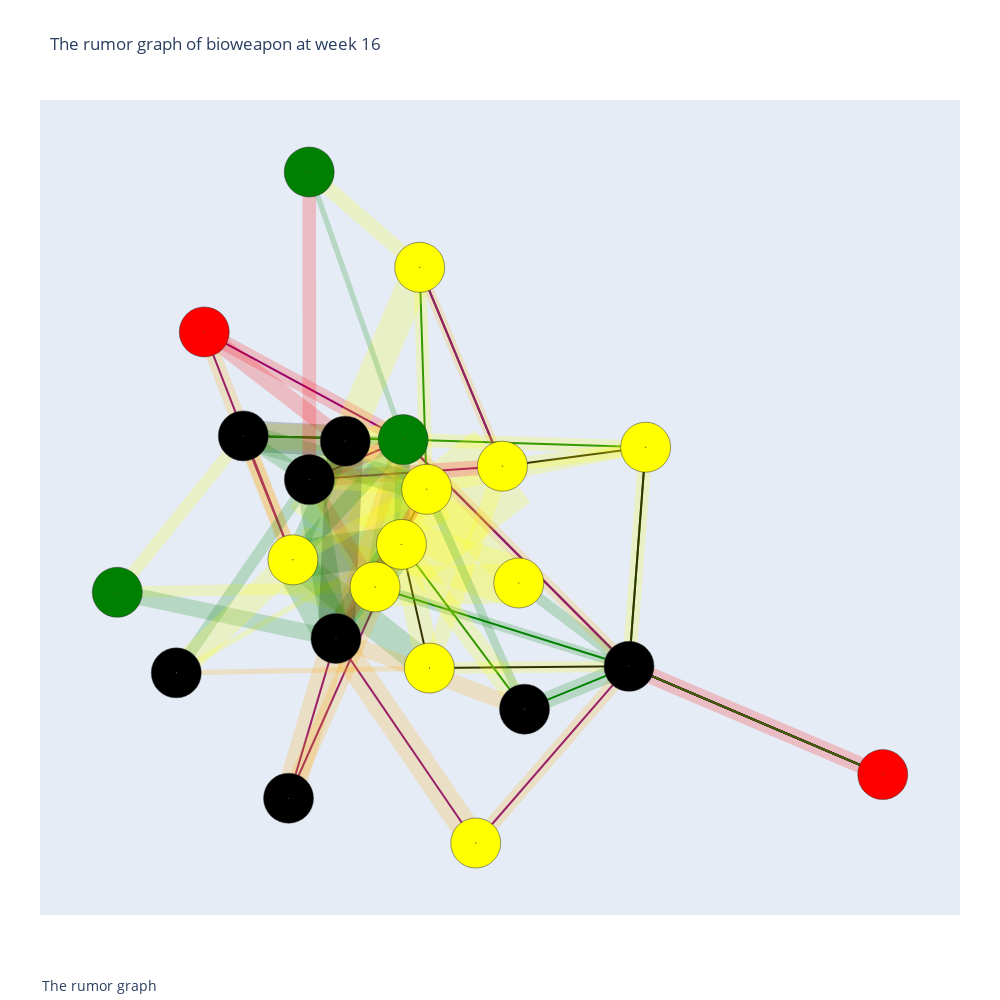

The notebook cell this image was saved under:
### Code cell
rm = 'bioweapon'
wk = 16
fig = plot_rumor(rm, wk, weekly_rumors[rm][wk], act_mapping, centres)
fig

### Figure 1 — Plotly figure (JSON) as saved in the notebook; plotly's stock layout.template omitted (floating-point values rounded to 4 significant figures)
{"data": [{"hoverinfo": "none", "line": {"color": "black", "width": 2}, "mode": "lines", "opacity": 1, "type": "scatter", "x": [-0.3314, 0.001504, null], "y": [0.2215, 0.2142, null]}, {"hoverinfo": "none", "line": {"color": "black", "width": 2}, "mode": "lines", "opacity": 1, "type": "scatter", "x": [0.001504, 0.4717, null], "y": [0.2142, -0.2332, null]}, {"hoverinfo": "none", "line": {"color": "black", "width": 2}, "mode": "lines", "opacity": 1, "type": "scatter", "x": [0.4717, 1, null], "y": [-0.2332, -0.4467, null]}, {"hoverinfo": "text", "marker": {"color": "grey", "opacity": 0}, "mode": "markers", "text": ["", "", ""], "type": "scatter", "x": [-0.1649, 0.2366, 0.7359], "y": [0.2178, -0.009491, -0.3399]}, {"hoverinfo": "none", "line": {"color": "purple", "width": 2}, "mode": "lines", "opacity": 1, "type": "scatter", "x": [-0.3314, -0.2281, null], "y": [0.2215, -0.02312, null]}, {"hoverinfo": "none", "line": {"color": "purple", "width": 2}, "mode": "lines", "opacity": 1, "type": "scatter", "x": [-0.2281, -0.4127, null], "y": [-0.02312, 0.4265, null]}, {"hoverinfo": "none", "line": {"color": "purple", "width": 2}, "mode": "lines", "opacity": 1, "type": "scatter", "x": [-0.4127, 0.001504, null], "y": [0.4265, 0.2142, null]}, {"hoverinfo": "none", "line": {"color": "purple", "width": 2}, "mode": "lines", "opacity": 1, "type": "scatter", "x": [0.001504, 0.4717, null], "y": [0.2142, -0.2332, null]}, {"hoverinfo": "none", "line": {"color": "purple", "width": 2}, "mode": "lines", "opacity": 1, "type": "scatter", "x": [0.4717, 1, null], "y": [-0.2332, -0.4467, null]}, {"hoverinfo": "text", "marker": {"color": "grey", "opacity": 0}, "mode": "markers", "text": ["", "", "", "", ""], "type": "scatter", "x": [-0.2797, -0.3204, -0.2056, 0.2366, 0.7359], "y": [0.09918, 0.2017, 0.3203, -0.009491, -0.3399]}, {"hoverinfo": "none", "line": {"color": "green", "width": 2}, "mode": "lines", "opacity": 1, "type": "scatter", "x": [-0.3314, 0.001504, null], "y": [0.2215, 0.2142, null]}, {"hoverinfo": "none", "line": {"color": "green", "width": 2}, "mode": "lines", "opacity": 1, "type": "scatter", "x": [0.001504, 0.5063, null], "y": [0.2142, 0.1991, null]}, {"hoverinfo": "none", "line": {"color": "green", "width": 2}, "mode": "lines", "opacity": 1, "type": "scatter", "x": [0.5063, 0.4717, null], "y": [0.1991, -0.2332, null]}, {"hoverinfo": "none", "line": {"color": "green", "width": 2}, "mode": "lines", "opacity": 1, "type": "scatter", "x": [0.4717, 1, null], "y": [-0.2332, -0.4467, null]}, {"hoverinfo": "text", "marker": {"color": "grey", "opacity": 0}, "mode": "markers", "text": ["", "", "", ""], "type": "scatter", "x": [-0.1649, 0.2539, 0.489, 0.7359], "y": [0.2178, 0.2066, -0.01703, -0.3399]}, {"hoverinfo": "none", "line": {"color": "black", "width": 2}, "mode": "lines", "opacity": 1, "type": "scatter", "x": [-0.002125, 0.05609, null], "y": [0.007358, -0.2367, null]}, {"hoverinfo": "none", "line": {"color": "black", "width": 2}, "mode": "lines", "opacity": 1, "type": "scatter", "x": [0.05609, 0.4717, null], "y": [-0.2367, -0.2332, null]}, {"hoverinfo": "none", "line": {"color": "black", "width": 2}, "mode": "lines", "opacity": 1, "type": "scatter", "x": [0.4717, 1, null], "y": [-0.2332, -0.4467, null]}, {"hoverinfo": "text", "marker": {"color": "grey", "opacity": 0}, "mode": "markers", "text": ["", "", ""], "type": "scatter", "x": [0.02698, 0.2639, 0.7359], "y": [-0.1147, -0.2349, -0.3399]}, {"hoverinfo": "none", "line": {"color": "purple", "width": 2}, "mode": "lines", "opacity": 1, "type": "scatter", "x": [-0.002125, -0.2372, null], "y": [0.007358, -0.4934, null]}, {"hoverinfo": "none", "line": {"color": "purple", "width": 2}, "mode": "lines", "opacity": 1, "type": "scatter", "x": [-0.2372, -0.1385, null], "y": [-0.4934, -0.1781, null]}, {"hoverinfo": "none", "line": {"color": "purple", "width": 2}, "mode": "lines", "opacity": 1, "type": "scatter", "x": [-0.1385, 0.1525, null], "y": [-0.1781, -0.5817, null]}, {"hoverinfo": "none", "line": {"color": "purple", "width": 2}, "mode": "lines", "opacity": 1, "type": "scatter", "x": [0.1525, 0.4717, null], "y": [-0.5817, -0.2332, null]}, {"hoverinfo": "none", "line": {"color": "purple", "width": 2}, "mode": "lines", "opacity": 1, "type": "scatter", "x": [0.4717, 1, null], "y": [-0.2332, -0.4467, null]}, {"hoverinfo": "text", "marker": {"color": "grey", "opacity": 0}, "mode": "markers", "text": ["", "", "", "", ""], "type": "scatter", "x": [-0.1197, -0.1878, 0.00703, 0.3121, 0.7359], "y": [-0.243, -0.3357, -0.3799, -0.4074, -0.3399]}, {"hoverinfo": "none", "line": {"color": "green", "width": 2}, "mode": "lines", "opacity": 1, "type": "scatter", "x": [-0.002125, 0.2541, null], "y": [0.007358, -0.3176, null]}, {"hoverinfo": "none", "line": {"color": "green", "width": 2}, "mode": "lines", "opacity": 1, "type": "scatter", "x": [0.2541, 0.4717, null], "y": [-0.3176, -0.2332, null]}, {"hoverinfo": "none", "line": {"color": "green", "width": 2}, "mode": "lines", "opacity": 1, "type": "scatter", "x": [0.4717, 1, null], "y": [-0.2332, -0.4467, null]}, {"hoverinfo": "text", "marker": {"color": "grey", "opacity": 0}, "mode": "markers", "text": ["", "", ""], "type": "scatter", "x": [0.126, 0.3629, 0.7359], "y": [-0.1551, -0.2754, -0.3399]}, {"hoverinfo": "none", "line": {"color": "black", "width": 2}, "mode": "lines", "opacity": 1, "type": "scatter", "x": [0.03586, 0.2082, null], "y": [0.554, 0.1617, null]}, {"hoverinfo": "none", "line": {"color": "black", "width": 2}, "mode": "lines", "opacity": 1, "type": "scatter", "x": [0.2082, 0.5063, null], "y": [0.1617, 0.1991, null]}, {"hoverinfo": "none", "line": {"color": "black", "width": 2}, "mode": "lines", "opacity": 1, "type": "scatter", "x": [0.5063, 0.4717, null], "y": [0.1991, -0.2332, null]}, {"hoverinfo": "none", "line": {"color": "black", "width": 2}, "mode": "lines", "opacity": 1, "type": "scatter", "x": [0.4717, 1, null], "y": [-0.2332, -0.4467, null]}, {"hoverinfo": "text", "marker": {"color": "grey", "opacity": 0}, "mode": "markers", "text": ["", "", "", ""], "type": "scatter", "x": [0.122, 0.3573, 0.489, 0.7359], "y": [0.3579, 0.1804, -0.01703, -0.3399]}, {"hoverinfo": "none", "line": {"color": "purple", "width": 2}, "mode": "lines", "opacity": 1, "type": "scatter", "x": [0.03586, 0.2082, null], "y": [0.554, 0.1617, null]}, {"hoverinfo": "none", "line": {"color": "purple", "width": 2}, "mode": "lines", "opacity": 1, "type": "scatter", "x": [0.2082, -0.1938, null], "y": [0.1617, 0.1352, null]}, {"hoverinfo": "none", "line": {"color": "purple", "width": 2}, "mode": "lines", "opacity": 1, "type": "scatter", "x": [-0.1938, 0.001504, null], "y": [0.1352, 0.2142, null]}, {"hoverinfo": "none", "line": {"color": "purple", "width": 2}, "mode": "lines", "opacity": 1, "type": "scatter", "x": [0.001504, 0.4717, null], "y": [0.2142, -0.2332, null]}, {"hoverinfo": "none", "line": {"color": "purple", "width": 2}, "mode": "lines", "opacity": 1, "type": "scatter", "x": [0.4717, 1, null], "y": [-0.2332, -0.4467, null]}, {"hoverinfo": "text", "marker": {"color": "grey", "opacity": 0}, "mode": "markers", "text": ["", "", "", "", ""], "type": "scatter", "x": [0.122, 0.007191, -0.09615, 0.2366, 0.7359], "y": [0.3579, 0.1485, 0.1747, -0.009491, -0.3399]}, {"hoverinfo": "none", "line": {"color": "green", "width": 2}, "mode": "lines", "opacity": 1, "type": "scatter", "x": [0.03586, 0.05039, null], "y": [0.554, 0.116, null]}, {"hoverinfo": "none", "line": {"color": "green", "width": 2}, "mode": "lines", "opacity": 1, "type": "scatter", "x": [0.05039, -0.05701, null], "y": [0.116, -0.07648, null]}, {"hoverinfo": "none", "line": {"color": "green", "width": 2}, "mode": "lines", "opacity": 1, "type": "scatter", "x": [-0.05701, 0.4717, null], "y": [-0.07648, -0.2332, null]}, {"hoverinfo": "none", "line": {"color": "green", "width": 2}, "mode": "lines", "opacity": 1, "type": "scatter", "x": [0.4717, 1, null], "y": [-0.2332, -0.4467, null]}, {"hoverinfo": "text", "marker": {"color": "grey", "opacity": 0}, "mode": "markers", "text": ["", "", "", ""], "type": "scatter", "x": [0.04312, -0.003312, 0.2073, 0.7359], "y": [0.335, 0.01977, -0.1548, -0.3399]}, {"hoverinfo": "none", "line": {"color": "orange", "width": 27.35}, "mode": "lines", "opacity": 0.2, "type": "scatter", "x": [0.1525, -0.1385, null], "y": [-0.5817, -0.1781, null]}, {"hoverinfo": "none", "line": {"color": "orange", "width": 14.25}, "mode": "lines", "opacity": 0.2, "type": "scatter", "x": [0.1525, 0.4717, null], "y": [-0.5817, -0.2332, null]}, {"hoverinfo": "none", "line": {"color": "red", "width": 16.45}, "mode": "lines", "opacity": 0.2, "type": "scatter", "x": [-0.4127, -0.1191, null], "y": [0.4265, 0.2111, null]}, {"hoverinfo": "none", "line": {"color": "orange", "width": 15.06}, "mode": "lines", "opacity": 0.2, "type": "scatter", "x": [-0.4127, -0.2281, null], "y": [0.4265, -0.02312, null]}, {"hoverinfo": "none", "line": {"color": "red", "width": 15.06}, "mode": "lines", "opacity": 0.2, "type": "scatter", "x": [-0.4127, 0.001504, null], "y": [0.4265, 0.2142, null]}, {"hoverinfo": "none", "line": {"color": "yellow", "width": 16.45}, "mode": "lines", "opacity": 0.2, "type": "scatter", "x": [0.05609, 0.2082, null], "y": [-0.2367, 0.1617, null]}, {"hoverinfo": "none", "line": {"color": "green", "width": 27.92}, "mode": "lines", "opacity": 0.2, "type": "scatter", "x": [0.05609, -0.2281, null], "y": [-0.2367, -0.02312, null]}, {"hoverinfo": "none", "line": {"color": "yellow", "width": 25.07}, "mode": "lines", "opacity": 0.2, "type": "scatter", "x": [0.05609, -0.002125, null], "y": [-0.2367, 0.007358, null]}, {"hoverinfo": "none", "line": {"color": "yellow", "width": 11.48}, "mode": "lines", "opacity": 0.2, "type": "scatter", "x": [0.05609, 0.4717, null], "y": [-0.2367, -0.2332, null]}, {"hoverinfo": "none", "line": {"color": "orange", "width": 5.451}, "mode": "lines", "opacity": 0.2, "type": "scatter", "x": [0.05609, -0.471, null], "y": [-0.2367, -0.2461, null]}, {"hoverinfo": "none", "line": {"color": "yellow", "width": 90.71}, "mode": "lines", "opacity": 0.2, "type": "scatter", "x": [0.2082, -0.002125, null], "y": [0.1617, 0.007358, null]}, {"hoverinfo": "none", "line": {"color": "orange", "width": 9.643}, "mode": "lines", "opacity": 0.2, "type": "scatter", "x": [0.2082, 0.03586, null], "y": [0.1617, 0.554, null]}, {"hoverinfo": "none", "line": {"color": "yellow", "width": 13.67}, "mode": "lines", "opacity": 0.2, "type": "scatter", "x": [0.2082, 0.5063, null], "y": [0.1617, 0.1991, null]}, {"hoverinfo": "none", "line": {"color": "red", "width": 15.06}, "mode": "lines", "opacity": 0.2, "type": "scatter", "x": [0.2082, -0.1938, null], "y": [0.1617, 0.1352, null]}, {"hoverinfo": "none", "line": {"color": "yellow", "width": 28.5}, "mode": "lines", "opacity": 0.2, "type": "scatter", "x": [0.2421, 0.05039, null], "y": [-0.06875, 0.116, null]}, {"hoverinfo": "none", "line": {"color": "yellow", "width": 50.32}, "mode": "lines", "opacity": 0.2, "type": "scatter", "x": [0.2421, -0.002125, null], "y": [-0.06875, 0.007358, null]}, {"hoverinfo": "none", "line": {"color": "yellow", "width": 39.45}, "mode": "lines", "opacity": 0.2, "type": "scatter", "x": [0.2421, -0.05701, null], "y": [-0.06875, -0.07648, null]}, {"hoverinfo": "none", "line": {"color": "green", "width": 10.9}, "mode": "lines", "opacity": 0.2, "type": "scatter", "x": [0.2421, 0.4717, null], "y": [-0.06875, -0.2332, null]}, {"hoverinfo": "none", "line": {"color": "yellow", "width": 70.9}, "mode": "lines", "opacity": 0.2, "type": "scatter", "x": [-0.05701, -0.2281, null], "y": [-0.07648, -0.02312, null]}, {"hoverinfo": "none", "line": {"color": "yellow", "width": 24.42}, "mode": "lines", "opacity": 0.2, "type": "scatter", "x": [-0.05701, 0.05039, null], "y": [-0.07648, 0.116, null]}, {"hoverinfo": "none", "line": {"color": "green", "width": 22.38}, "mode": "lines", "opacity": 0.2, "type": "scatter", "x": [-0.05701, 0.001504, null], "y": [-0.07648, 0.2142, null]}, {"hoverinfo": "none", "line": {"color": "yellow", "width": 20.77}, "mode": "lines", "opacity": 0.2, "type": "scatter", "x": [-0.05701, -0.002125, null], "y": [-0.07648, 0.007358, null]}, {"hoverinfo": "none", "line": {"color": "red", "width": 12.29}, "mode": "lines", "opacity": 0.2, "type": "scatter", "x": [-0.05701, -0.1938, null], "y": [-0.07648, 0.1352, null]}, {"hoverinfo": "none", "line": {"color": "yellow", "width": 11.32}, "mode": "lines", "opacity": 0.2, "type": "scatter", "x": [-0.05701, -0.5938, null], "y": [-0.07648, -0.08709, null]}, {"hoverinfo": "none", "line": {"color": "green", "width": 11.84}, "mode": "lines", "opacity": 0.2, "type": "scatter", "x": [-0.05701, -0.1385, null], "y": [-0.07648, -0.1781, null]}, {"hoverinfo": "none", "line": {"color": "green", "width": 9.711}, "mode": "lines", "opacity": 0.2, "type": "scatter", "x": [-0.05701, 0.4717, null], "y": [-0.07648, -0.2332, null]}, {"hoverinfo": "none", "line": {"color": "yellow", "width": 21.4}, "mode": "lines", "opacity": 0.2, "type": "scatter", "x": [-0.002125, 0.2541, null], "y": [0.007358, -0.3176, null]}, {"hoverinfo": "none", "line": {"color": "yellow", "width": 68.71}, "mode": "lines", "opacity": 0.2, "type": "scatter", "x": [-0.002125, -0.1938, null], "y": [0.007358, 0.1352, null]}, {"hoverinfo": "none", "line": {"color": "yellow", "width": 119.5}, "mode": "lines", "opacity": 0.2, "type": "scatter", "x": [-0.002125, 0.05039, null], "y": [0.007358, 0.116, null]}, {"hoverinfo": "none", "line": {"color": "yellow", "width": 112.3}, "mode": "lines", "opacity": 0.2, "type": "scatter", "x": [-0.002125, -0.1191, null], "y": [0.007358, 0.2111, null]}, {"hoverinfo": "none", "line": {"color": "orange", "width": 16.45}, "mode": "lines", "opacity": 0.2, "type": "scatter", "x": [-0.002125, -0.2372, null], "y": [0.007358, -0.4934, null]}, {"hoverinfo": "none", "line": {"color": "yellow", "width": 5.451}, "mode": "lines", "opacity": 0.2, "type": "scatter", "x": [-0.002125, -0.471, null], "y": [0.007358, -0.2461, null]}, {"hoverinfo": "none", "line": {"color": "green", "width": 32.89}, "mode": "lines", "opacity": 0.2, "type": "scatter", "x": [-0.002125, -0.1385, null], "y": [0.007358, -0.1781, null]}, {"hoverinfo": "none", "line": {"color": "green", "width": 38.17}, "mode": "lines", "opacity": 0.2, "type": "scatter", "x": [-0.002125, -0.2281, null], "y": [0.007358, -0.02312, null]}, {"hoverinfo": "none", "line": {"color": "green", "width": 15.06}, "mode": "lines", "opacity": 0.2, "type": "scatter", "x": [-0.002125, 0.001504, null], "y": [0.007358, 0.2142, null]}, {"hoverinfo": "none", "line": {"color": "yellow", "width": 12.86}, "mode": "lines", "opacity": 0.2, "type": "scatter", "x": [0.03586, 0.05039, null], "y": [0.554, 0.116, null]}, {"hoverinfo": "none", "line": {"color": "yellow", "width": 30.69}, "mode": "lines", "opacity": 0.2, "type": "scatter", "x": [0.03586, -0.1191, null], "y": [0.554, 0.2111, null]}, {"hoverinfo": "none", "line": {"color": "yellow", "width": 14.25}, "mode": "lines", "opacity": 0.2, "type": "scatter", "x": [0.03586, -0.1942, null], "y": [0.554, 0.7421, null]}, {"hoverinfo": "none", "line": {"color": "yellow", "width": 12.29}, "mode": "lines", "opacity": 0.2, "type": "scatter", "x": [-0.5938, -0.3314, null], "y": [-0.08709, 0.2215, null]}, {"hoverinfo": "none", "line": {"color": "green", "width": 16.45}, "mode": "lines", "opacity": 0.2, "type": "scatter", "x": [-0.5938, -0.1385, null], "y": [-0.08709, -0.1781, null]}, {"hoverinfo": "none", "line": {"color": "orange", "width": 16.45}, "mode": "lines", "opacity": 0.2, "type": "scatter", "x": [-0.1385, 0.2541, null], "y": [-0.1781, -0.3176, null]}, {"hoverinfo": "none", "line": {"color": "red", "width": 11.32}, "mode": "lines", "opacity": 0.2, "type": "scatter", "x": [-0.1385, 0.05039, null], "y": [-0.1781, 0.116, null]}, {"hoverinfo": "none", "line": {"color": "orange", "width": 27.35}, "mode": "lines", "opacity": 0.2, "type": "scatter", "x": [-0.1385, -0.2372, null], "y": [-0.1781, -0.4934, null]}, {"hoverinfo": "none", "line": {"color": "green", "width": 26.8}, "mode": "lines", "opacity": 0.2, "type": "scatter", "x": [-0.1385, -0.1938, null], "y": [-0.1781, 0.1352, null]}, {"hoverinfo": "none", "line": {"color": "orange", "width": 16.45}, "mode": "lines", "opacity": 0.2, "type": "scatter", "x": [-0.1385, 0.001504, null], "y": [-0.1781, 0.2142, null]}, {"hoverinfo": "none", "line": {"color": "black", "width": 36.56}, "mode": "lines", "opacity": 0.2, "type": "scatter", "x": [-0.1385, -0.1191, null], "y": [-0.1781, 0.2111, null]}, {"hoverinfo": "none", "line": {"color": "yellow", "width": 16.45}, "mode": "lines", "opacity": 0.2, "type": "scatter", "x": [-0.1385, -0.1385, null], "y": [-0.1781, -0.1781, null]}, {"hoverinfo": "none", "line": {"color": "green", "width": 40.23}, "mode": "lines", "opacity": 0.2, "type": "scatter", "x": [-0.1385, -0.2281, null], "y": [-0.1781, -0.02312, null]}, {"hoverinfo": "none", "line": {"color": "green", "width": 8.467}, "mode": "lines", "opacity": 0.2, "type": "scatter", "x": [0.2541, 0.05039, null], "y": [-0.3176, 0.116, null]}, {"hoverinfo": "none", "line": {"color": "green", "width": 16.45}, "mode": "lines", "opacity": 0.2, "type": "scatter", "x": [0.2541, 0.4717, null], "y": [-0.3176, -0.2332, null]}, {"hoverinfo": "none", "line": {"color": "yellow", "width": 25.72}, "mode": "lines", "opacity": 0.2, "type": "scatter", "x": [0.001504, -0.3314, null], "y": [0.2142, 0.2215, null]}, {"hoverinfo": "none", "line": {"color": "yellow", "width": 13.67}, "mode": "lines", "opacity": 0.2, "type": "scatter", "x": [0.001504, 0.5063, null], "y": [0.2142, 0.1991, null]}, {"hoverinfo": "none", "line": {"color": "red", "width": 14.25}, "mode": "lines", "opacity": 0.2, "type": "scatter", "x": [0.001504, -0.1938, null], "y": [0.2142, 0.1352, null]}, {"hoverinfo": "none", "line": {"color": "orange", "width": 12.05}, "mode": "lines", "opacity": 0.2, "type": "scatter", "x": [0.001504, 0.4717, null], "y": [0.2142, -0.2332, null]}, {"hoverinfo": "none", "line": {"color": "green", "width": 5.451}, "mode": "lines", "opacity": 0.2, "type": "scatter", "x": [0.001504, -0.1942, null], "y": [0.2142, 0.7421, null]}, {"hoverinfo": "none", "line": {"color": "green", "width": 16.45}, "mode": "lines", "opacity": 0.2, "type": "scatter", "x": [0.001504, -0.2281, null], "y": [0.2142, -0.02312, null]}, {"hoverinfo": "none", "line": {"color": "green", "width": 8.467}, "mode": "lines", "opacity": 0.2, "type": "scatter", "x": [0.001504, -0.1191, null], "y": [0.2142, 0.2111, null]}, {"hoverinfo": "none", "line": {"color": "orange", "width": 15.06}, "mode": "lines", "opacity": 0.2, "type": "scatter", "x": [-0.3314, -0.2281, null], "y": [0.2215, -0.02312, null]}, {"hoverinfo": "none", "line": {"color": "black", "width": 31.41}, "mode": "lines", "opacity": 0.2, "type": "scatter", "x": [-0.3314, -0.1191, null], "y": [0.2215, 0.2111, null]}, {"hoverinfo": "none", "line": {"color": "green", "width": 25.23}, "mode": "lines", "opacity": 0.2, "type": "scatter", "x": [-0.3314, 0.05039, null], "y": [0.2215, 0.116, null]}, {"hoverinfo": "none", "line": {"color": "green", "width": 13.23}, "mode": "lines", "opacity": 0.2, "type": "scatter", "x": [-0.3314, -0.1938, null], "y": [0.2215, 0.1352, null]}, {"hoverinfo": "none", "line": {"color": "yellow", "width": 13.67}, "mode": "lines", "opacity": 0.2, "type": "scatter", "x": [0.5063, 0.4717, null], "y": [0.1991, -0.2332, null]}, {"hoverinfo": "none", "line": {"color": "yellow", "width": 12.29}, "mode": "lines", "opacity": 0.2, "type": "scatter", "x": [0.5063, 0.05039, null], "y": [0.1991, 0.116, null]}, {"hoverinfo": "none", "line": {"color": "red", "width": 16.45}, "mode": "lines", "opacity": 0.2, "type": "scatter", "x": [1, 0.4717, null], "y": [-0.4467, -0.2332, null]}, {"hoverinfo": "none", "line": {"color": "yellow", "width": 15.06}, "mode": "lines", "opacity": 0.2, "type": "scatter", "x": [-0.1938, 0.05039, null], "y": [0.1352, 0.116, null]}, {"hoverinfo": "none", "line": {"color": "red", "width": 13.64}, "mode": "lines", "opacity": 0.2, "type": "scatter", "x": [-0.1938, -0.1942, null], "y": [0.1352, 0.7421, null]}, {"hoverinfo": "none", "line": {"color": "green", "width": 11.65}, "mode": "lines", "opacity": 0.2, "type": "scatter", "x": [-0.1938, -0.471, null], "y": [0.1352, -0.2461, null]}, {"hoverinfo": "none", "line": {"color": "yellow", "width": 14.25}, "mode": "lines", "opacity": 0.2, "type": "scatter", "x": [-0.1191, 0.05039, null], "y": [0.2111, 0.116, null]}, {"hoverinfo": "none", "line": {"color": "green", "width": 17.5}, "mode": "lines", "opacity": 0.2, "type": "scatter", "x": [-0.1191, -0.2281, null], "y": [0.2111, -0.02312, null]}, {"hoverinfo": "none", "line": {"color": "yellow", "width": 12.55}, "mode": "lines", "opacity": 0.2, "type": "scatter", "x": [-0.2281, 0.05039, null], "y": [-0.02312, 0.116, null]}, {"hoverinfo": "none", "line": {"color": "yellow", "width": 25.41}, "mode": "lines", "opacity": 0.2, "type": "scatter", "x": [-0.2281, -0.471, null], "y": [-0.02312, -0.2461, null]}, {"hoverinfo": "none", "line": {"color": "yellow", "width": 37.06}, "mode": "lines", "opacity": 0.2, "type": "scatter", "x": [0.05039, 0.05039, null], "y": [0.116, 0.116, null]}, {"hoverinfo": "text", "marker": {"color": "grey", "opacity": 0}, "mode": "markers", "text": ["'weight': 13.672518554554134<br>'d_suspicious': 1.0<br>'colors': [0. 0. 1. 0.]", "'weight': 7.123941349728848<br>'d_suspicious': 1.0<br>'colors': [0. 0. 1. 0.]", "'weight': 8.222553638396958<br>'d_suspicious': 1.0<br>'colors': [0. 0. 0. 1.]", "'weight': 7.529406457837013<br>'d_suspicious': 1.0<br>'colors': [0.  0.  0.5 0.5]", "'weight': 7.529406457837013<br>'d_suspicious': 1.0<br>'colors': [0. 0. 0. 1.]", "'weight': 8.222553638396958<br>'d_suspicious': 0.0<br>'colors': [0. 1. 0. 0.]", "'weight': 13.960200627005914<br>'d_suspicious': 0.5<br>'colors': [0.5 0.  0.5 0. ]", "'weight': 12.53308427136577<br>'d_suspicious': 0.3333333333333333<br>'colors': [0.         0.66666667 0.33333333 0.        ]", "'weight': 5.737646988608957<br>'d_suspicious': 0.0<br>'colors': [0. 1. 0. 0.]", "'weight': 2.725385413103756<br>'d_suspicious': 1.0<br>'colors': [0. 0. 1. 0.]", "'weight': 45.355235130081084<br>'d_suspicious': 0.0<br>'colors': [0.25 0.75 0.   0.  ]", "'weight': 4.821356256734802<br>'d_suspicious': 1.0<br>'colors': [0. 0. 1. 0.]", "'weight': 6.836259277277067<br>'d_suspicious': 0.0<br>'colors': [0. 1. 0. 0.]", "'weight': 7.529406457837013<br>'d_suspicious': 1.0<br>'colors': [0. 0. 0. 1.]", "'weight': 14.247882699457696<br>'d_suspicious': 0.0<br>'colors': [0. 1. 0. 0.]", "'weight': 25.159600487524088<br>'d_suspicious': 0.0<br>'colors': [0.25 0.75 0.   0.  ]", "'weight': 19.72601849258157<br>'d_suspicious': 0.0<br>'colors': [0.25 0.75 0.   0.  ]", "'weight': 5.449964916157176<br>'d_suspicious': 0.0<br>'colors': [1. 0. 0. 0.]", "'weight': 35.44980771184884<br>'d_suspicious': 0.0<br>'colors': [0. 1. 0. 0.]", "'weight': 12.211000772196655<br>'d_suspicious': 0.0<br>'colors': [0. 1. 0. 0.]", "'weight': 11.187611904766133<br>'d_suspicious': 0.5<br>'colors': [0.5 0.  0.5 0. ]", "'weight': 10.383650357865898<br>'d_suspicious': 0.5<br>'colors': [0.  0.5 0.5 0. ]", "'weight': 6.143112096717122<br>'d_suspicious': 1.0<br>'colors': [0.   0.   0.25 0.75]", "'weight': 5.657604280935421<br>'d_suspicious': 0.0<br>'colors': [0. 1. 0. 0.]", "'weight': 5.919968545402912<br>'d_suspicious': 0.0<br>'colors': [1. 0. 0. 0.]", "'weight': 4.855257808410483<br>'d_suspicious': 0.0<br>'colors': [1. 0. 0. 0.]", "'weight': 10.702104088984433<br>'d_suspicious': 0.0<br>'colors': [0. 1. 0. 0.]", "'weight': 34.3528078932963<br>'d_suspicious': 0.0<br>'colors': [0. 1. 0. 0.]", "'weight': 59.72500764714781<br>'d_suspicious': 0.09090909090909091<br>'colors': [0.09090909 0.81818182 0.09090909 0.        ]", "'weight': 56.128484580475444<br>'d_suspicious': 0.125<br>'colors': [0.375 0.5   0.    0.125]", "'weight': 8.222553638396958<br>'d_suspicious': 1.0<br>'colors': [0. 0. 1. 0.]", "'weight': 2.725385413103756<br>'d_suspicious': 0.0<br>'colors': [0. 1. 0. 0.]", "'weight': 16.445107276793916<br>'d_suspicious': 0.0<br>'colors': [0.5 0.5 0.  0. ]", "'weight': 19.084164606409175<br>'d_suspicious': 0.3333333333333333<br>'colors': [0.66666667 0.         0.33333333 0.        ]", "'weight': 7.529406457837013<br>'d_suspicious': 0.0<br>'colors': [1. 0. 0. 0.]", "'weight': 6.430794169168903<br>'d_suspicious': 0.0<br>'colors': [0. 1. 0. 0.]", "'weight': 15.346494988125805<br>'d_suspicious': 0.5<br>'colors': [0.  0.5 0.  0.5]", "'weight': 7.123941349728848<br>'d_suspicious': 0.0<br>'colors': [0. 1. 0. 0.]", "'weight': 6.143112096717122<br>'d_suspicious': 0.0<br>'colors': [0. 1. 0. 0.]", "'weight': 8.222553638396958<br>'d_suspicious': 0.0<br>'colors': [1. 0. 0. 0.]", "'weight': 8.222553638396958<br>'d_suspicious': 1.0<br>'colors': [0. 0. 1. 0.]", "'weight': 5.657604280935421<br>'d_suspicious': 1.0<br>'colors': [0. 0. 0. 1.]", "'weight': 13.672518554554134<br>'d_suspicious': 1.0<br>'colors': [0.  0.  0.5 0.5]", "'weight': 13.400584839070493<br>'d_suspicious': 0.5<br>'colors': [0.5 0.  0.  0.5]", "'weight': 8.222553638396958<br>'d_suspicious': 1.0<br>'colors': [0. 0. 1. 0.]", "'weight': 18.280781595828227<br>'d_suspicious': 0.3333333333333333<br>'colors': [0.33333333 0.33333333 0.33333333 0.        ]", "'weight': 8.222553638396958<br>'d_suspicious': 0.0<br>'colors': [0. 1. 0. 0.]", "'weight': 20.113784023590334<br>'d_suspicious': 0.0<br>'colors': [1. 0. 0. 0.]", "'weight': 4.233569591832683<br>'d_suspicious': 0.0<br>'colors': [1. 0. 0. 0.]", "'weight': 8.222553638396958<br>'d_suspicious': 0.0<br>'colors': [1. 0. 0. 0.]", "'weight': 12.861588338337805<br>'d_suspicious': 0.0<br>'colors': [0. 1. 0. 0.]", "'weight': 6.836259277277067<br>'d_suspicious': 0.0<br>'colors': [0. 1. 0. 0.]", "'weight': 7.123941349728848<br>'d_suspicious': 1.0<br>'colors': [0. 0. 0. 1.]", "'weight': 6.025329061060738<br>'d_suspicious': 1.0<br>'colors': [0. 0. 1. 0.]", "'weight': 2.725385413103756<br>'d_suspicious': 0.0<br>'colors': [1. 0. 0. 0.]", "'weight': 8.222553638396958<br>'d_suspicious': 0.0<br>'colors': [1. 0. 0. 0.]", "'weight': 4.233569591832683<br>'d_suspicious': 0.0<br>'colors': [1. 0. 0. 0.]", "'weight': 7.529406457837013<br>'d_suspicious': 1.0<br>'colors': [0.  0.  0.5 0.5]", "'weight': 15.704756787097944<br>'d_suspicious': 0.6666666666666666<br>'colors': [0.         0.33333333 0.33333333 0.33333333]", "'weight': 12.61646588030482<br>'d_suspicious': 0.0<br>'colors': [0.5 0.5 0.  0. ]", "'weight': 6.6131157259628575<br>'d_suspicious': 0.0<br>'colors': [1. 0. 0. 0.]", "'weight': 6.836259277277067<br>'d_suspicious': 0.0<br>'colors': [0. 1. 0. 0.]", "'weight': 6.143112096717122<br>'d_suspicious': 0.0<br>'colors': [0. 1. 0. 0.]", "'weight': 8.222553638396958<br>'d_suspicious': 1.0<br>'colors': [0. 0. 0. 1.]", "'weight': 7.529406457837013<br>'d_suspicious': 0.0<br>'colors': [0. 1. 0. 0.]", "'weight': 6.820804666455622<br>'d_suspicious': 1.0<br>'colors': [0. 0. 0. 1.]", "'weight': 5.824658365598587<br>'d_suspicious': 0.0<br>'colors': [1. 0. 0. 0.]", "'weight': 7.123941349728848<br>'d_suspicious': 0.0<br>'colors': [0. 1. 0. 0.]", "'weight': 8.750714474164493<br>'d_suspicious': 0.0<br>'colors': [0.5 0.5 0.  0. ]", "'weight': 6.2766434893416445<br>'d_suspicious': 0.0<br>'colors': [0. 1. 0. 0.]", "'weight': 12.707437658510546<br>'d_suspicious': 0.0<br>'colors': [0. 1. 0. 0.]", "'weight': 18.532096024109133<br>'d_suspicious': 0.25<br>'colors': [0.   0.75 0.25 0.  ]"], "type": "scatter", "x": [0.00703, 0.3121, -0.2659, -0.3204, -0.2056, 0.1321, -0.08601, 0.02698, 0.2639, -0.2074, 0.103, 0.122, 0.3573, 0.007191, 0.1463, 0.12, 0.09256, 0.3569, -0.1426, -0.003312, -0.02775, -0.02957, -0.1254, -0.3254, -0.09773, 0.2073, 0.126, -0.09796, 0.02413, -0.0606, -0.1197, -0.2365, -0.07029, -0.1151, -0.0003107, 0.04312, -0.04161, -0.07915, -0.4626, -0.3662, 0.05781, -0.04404, -0.1878, -0.1661, -0.06848, -0.1288, -0.1385, -0.1833, 0.1522, 0.3629, -0.1649, 0.2539, -0.09615, 0.2366, -0.09632, -0.1133, -0.05879, -0.2797, -0.2252, -0.1405, -0.2626, 0.489, 0.2784, 0.7359, -0.07171, -0.194, -0.3324, -0.03435, -0.1736, -0.08886, -0.3495, 0.05039], "y": [-0.3799, -0.4074, 0.3188, 0.2017, 0.3203, -0.03747, -0.1299, -0.1147, -0.2349, -0.2414, 0.08454, 0.3579, 0.1804, 0.1485, 0.02364, -0.0307, -0.07261, -0.1509, -0.0498, 0.01977, 0.06884, -0.03456, 0.02938, -0.08178, -0.1273, -0.1548, -0.1551, 0.0713, 0.06169, 0.1092, -0.243, -0.1193, -0.08535, -0.007883, 0.1108, 0.335, 0.3825, 0.648, 0.0672, -0.1326, -0.2478, -0.03101, -0.3357, -0.0214, 0.01806, 0.0165, -0.1781, -0.1006, -0.1008, -0.2754, 0.2178, 0.2066, 0.1747, -0.009491, 0.4781, 0.09552, 0.2126, 0.09918, 0.2163, 0.1688, 0.1784, -0.01703, 0.1576, -0.3399, 0.1256, 0.4387, -0.0554, 0.1635, 0.09397, 0.04645, -0.1346, 0.116]}, {"hoverinfo": "text", "marker": {"color": ["yellow", "red", "yellow", "yellow", "yellow", "yellow", "yellow", "yellow", "green", "black", "black", "green", "black", "yellow", "red", "black", "black", "black", "yellow", "yellow", "black", "green", "black"], "line": {"color": "rgb(50,50,50)", "width": 0.5}, "size": 50, "symbol": "circle-dot"}, "mode": "markers", "name": "net", "text": ["'name':boris<br>'df': 1862.0<br>'pop': -3.30131653972484<br>'rt': 0.5<br>'fav': 1.0<br>'color': [0.  0.5 0.5 0. ]<br>'freq': 2", "'name':research<br>'df': 620.6666666666666<br>'pop': -4.101787912188876<br>'rt': 0.3333333333333333<br>'fav': 0.5<br>'color': [0.         0.33333333 0.16666667 0.5       ]<br>'freq': 6", "'name':SUPER:face_mask|mask<br>'df': 133.0<br>'pop': -2.7637806191271825<br>'rt': 13.0<br>'fav': 24.571428571428573<br>'color': [0.17857143 0.60714286 0.21428571 0.        ]<br>'freq': 28", "'name':SUPER:worker|employee<br>'df': 80.95652173913044<br>'pop': -2.9849320916792283<br>'rt': 37.17391304347826<br>'fav': 64.58695652173913<br>'color': [0.36956522 0.52173913 0.08695652 0.02173913]<br>'freq': 46", "'name':SUPER:uk|uk_death_toll<br>'df': 86.6046511627907<br>'pop': -1.5830148393038446<br>'rt': 9.418604651162791<br>'fav': 21.6046511627907<br>'color': [0.27906977 0.62790698 0.09302326 0.        ]<br>'freq': 43", "'name':SUPER:lockdown|shutdown<br>'df': 26.985507246376812<br>'pop': -2.185047132510023<br>'rt': 6.217391304347826<br>'fav': 19.652173913043477<br>'color': [0.18115942 0.55797101 0.16666667 0.0942029 ]<br>'freq': 138", "'name':SUPER:coronavirus|coronaviruses|coronvirus<br>'df': 10.985250737463128<br>'pop': -1.7198100899764428<br>'rt': 8.513274336283185<br>'fav': 18.492625368731563<br>'color': [0.25663717 0.59882006 0.09439528 0.05014749]<br>'freq': 339", "'name':SUPER:virus_outbreak|virus|infection<br>'df': 143.23076923076923<br>'pop': -2.73092403573338<br>'rt': 2.4615384615384617<br>'fav': 3.9615384615384617<br>'color': [0.23076923 0.5        0.07692308 0.19230769]<br>'freq': 26", "'name':medium<br>'df': 931.0<br>'pop': -3.1097258774610648<br>'rt': 3.25<br>'fav': 2.5<br>'color': [0.5 0.5 0.  0. ]<br>'freq': 4", "'name':SUPER:trump|donald_trump|president_trump<br>'df': 26.225352112676056<br>'pop': -2.7461704500387376<br>'rt': 13.098591549295774<br>'fav': 24.739436619718308<br>'color': [0.33802817 0.42253521 0.14788732 0.0915493 ]<br>'freq': 142", "'name':SUPER:<<NUM>>_new_case|stayathome_order|nurse_,_<<NUM>><br>'df': 128.41379310344828<br>'pop': -2.5413973990288747<br>'rt': 6.0344827586206895<br>'fav': 13.10344827586207<br>'color': [0.27586207 0.34482759 0.20689655 0.17241379]<br>'freq': 29", "'name':government<br>'df': 79.23404255319149<br>'pop': -1.8491655864700827<br>'rt': 6.9361702127659575<br>'fav': 12.595744680851064<br>'color': [0.53191489 0.21276596 0.14893617 0.10638298]<br>'freq': 47", "'name':SUPER:outbreak|virus_outbreak<br>'df': 137.92592592592592<br>'pop': -1.820484437014899<br>'rt': 13.407407407407407<br>'fav': 28.48148148148148<br>'color': [0.22222222 0.48148148 0.14814815 0.14814815]<br>'freq': 27", "'name':job<br>'df': 372.4<br>'pop': -2.7625792054346334<br>'rt': 23.9<br>'fav': 24.3<br>'color': [0.2 0.7 0.1 0. ]<br>'freq': 10", "'name':bioweapon<br>'df': 3724.0<br>'pop': -6.0<br>'rt': 0.0<br>'fav': 0.0<br>'color': [0. 0. 0. 1.]<br>'freq': 1", "'name':SUPER:it|he|they<br>'df': 44.333333333333336<br>'pop': -2.4950300104275294<br>'rt': 9.44047619047619<br>'fav': 17.88095238095238<br>'color': [0.21428571 0.42857143 0.17857143 0.17857143]<br>'freq': 84", "'name':SUPER:million|billion<br>'df': 148.96<br>'pop': -2.8088496616792837<br>'rt': 7.0<br>'fav': 13.6<br>'color': [0.4  0.36 0.16 0.08]<br>'freq': 25", "'name':china<br>'df': 41.37777777777778<br>'pop': -2.638759900068285<br>'rt': 7.277777777777778<br>'fav': 9.511111111111111<br>'color': [0.24444444 0.44444444 0.18888889 0.12222222]<br>'freq': 90", "'name':SUPER:u|i<br>'df': 49.653333333333336<br>'pop': -2.5162945335935607<br>'rt': 10.333333333333334<br>'fav': 35.48<br>'color': [0.22666667 0.53333333 0.17333333 0.06666667]<br>'freq': 75", "'name':SUPER:<<NUM>>_people|<<NUM>>_death|<<NUM>>_day<br>'df': 29.555555555555557<br>'pop': -1.8329622570207176<br>'rt': 8.722222222222221<br>'fav': 27.976190476190474<br>'color': [0.3015873  0.57142857 0.1031746  0.02380952]<br>'freq': 126", "'name':what<br>'df': 155.16666666666666<br>'pop': -2.9145092193072615<br>'rt': 4.333333333333333<br>'fav': 6.458333333333333<br>'color': [0.33333333 0.25       0.16666667 0.25      ]<br>'freq': 24", "'name':SUPER:first_time|time<br>'df': 186.2<br>'pop': -2.217725490451495<br>'rt': 7.0<br>'fav': 16.95<br>'color': [0.55 0.25 0.05 0.15]<br>'freq': 20", "'name':funding<br>'df': 465.5<br>'pop': -2.64181263607478<br>'rt': 43.875<br>'fav': 75.0<br>'color': [0.125 0.375 0.25  0.25 ]<br>'freq': 8"], "type": "scatter", "x": [0.1525, -0.4127, 0.05609, 0.2082, 0.2421, -0.05701, -0.002125, 0.03586, -0.5938, -0.1385, 0.2541, 0.001504, -0.3314, 0.5063, 1, -0.1938, 0.4717, -0.1191, -0.2281, 0.05039, -0.471, -0.1942, -0.2372], "y": [-0.5817, 0.4265, -0.2367, 0.1617, -0.06875, -0.07648, 0.007358, 0.554, -0.08709, -0.1781, -0.3176, 0.2142, 0.2215, 0.1991, -0.4467, 0.1352, -0.2332, 0.2111, -0.02312, 0.116, -0.2461, 0.7421, -0.4934]}], "layout": {"annotations": [{"font": {"size": 14}, "showarrow": false, "text": "The rumor graph", "x": 0, "xanchor": "left", "xref": "paper", "y": -0.1, "yanchor": "bottom", "yref": "paper"}], "autosize": false, "font": {"size": 12}, "height": 1000, "hovermode": "closest", "margin": {"b": 85, "l": 40, "r": 40, "t": 100}, "showlegend": false, "title": {"text": "The rumor graph of bioweapon at week 16"}, "width": 1000, "xaxis": {"showgrid": false, "showline": false, "showticklabels": false, "title": {"text": ""}, "zeroline": false}, "yaxis": {"showgrid": false, "showline": false, "showticklabels": false, "title": {"text": ""}, "zeroline": false}}}
